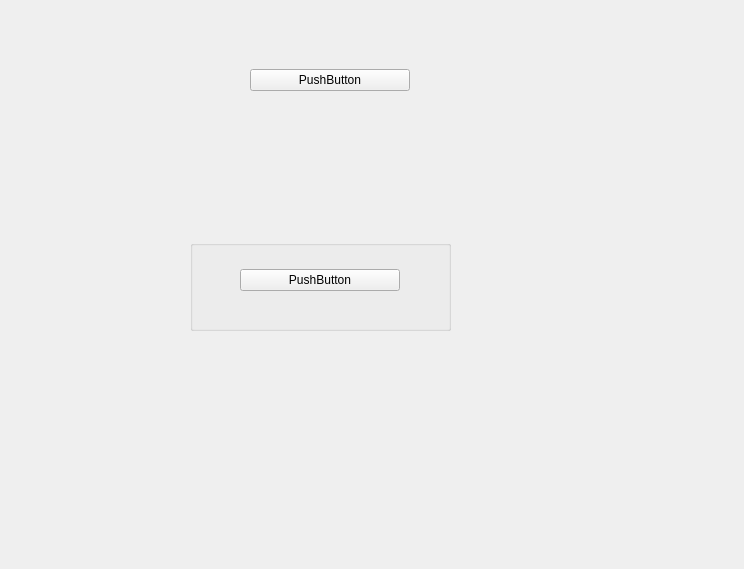
<?xml version="1.0" encoding="UTF-8"?>
<ui version="4.0">
 <class>SmartGo</class>
 <widget class="QWidget" name="SmartGo">
  <property name="geometry">
   <rect>
    <x>0</x>
    <y>0</y>
    <width>744</width>
    <height>569</height>
   </rect>
  </property>
  <property name="windowTitle">
   <string>快速启动</string>
  </property>
  <property name="windowIcon">
   <iconset>
    <normalon>C:/Users/big/.designer/backup/res/go.jpg</normalon>
   </iconset>
  </property>
  <widget class="QWidget" name="verticalLayoutWidget">
   <property name="geometry">
    <rect>
     <x>10</x>
     <y>10</y>
     <width>111</width>
     <height>321</height>
    </rect>
   </property>
   <layout class="QVBoxLayout" name="vl_main"/>
  </widget>
  <widget class="QWidget" name="horizontalLayoutWidget">
   <property name="geometry">
    <rect>
     <x>550</x>
     <y>20</y>
     <width>111</width>
     <height>331</height>
    </rect>
   </property>
   <layout class="QHBoxLayout" name="hl_main"/>
  </widget>
  <widget class="QGroupBox" name="gb_apps">
   <property name="geometry">
    <rect>
     <x>190</x>
     <y>240</y>
     <width>261</width>
     <height>91</height>
    </rect>
   </property>
   <property name="title">
    <string/>
   </property>
   <widget class="QWidget" name="horizontalLayoutWidget_3">
    <property name="geometry">
     <rect>
      <x>50</x>
      <y>20</y>
      <width>160</width>
      <height>41</height>
     </rect>
    </property>
    <layout class="QHBoxLayout" name="hl_apps">
     <item>
      <widget class="QPushButton" name="pb_app_1">
       <property name="text">
        <string>PushButton</string>
       </property>
      </widget>
     </item>
    </layout>
   </widget>
  </widget>
  <widget class="QWidget" name="gridLayoutWidget">
   <property name="geometry">
    <rect>
     <x>250</x>
     <y>40</y>
     <width>160</width>
     <height>80</height>
    </rect>
   </property>
   <layout class="QGridLayout" name="gl_groups">
    <item row="0" column="0">
     <widget class="QPushButton" name="pb_order_1">
      <property name="text">
       <string>PushButton</string>
      </property>
     </widget>
    </item>
   </layout>
  </widget>
 </widget>
 <resources/>
 <connections>
  <connection>
   <sender>pb_order_1</sender>
   <signal>clicked()</signal>
   <receiver>SmartGo</receiver>
   <slot>slot1()</slot>
   <hints>
    <hint type="sourcelabel">
     <x>449</x>
     <y>169</y>
    </hint>
    <hint type="destinationlabel">
     <x>578</x>
     <y>179</y>
    </hint>
   </hints>
  </connection>
  <connection>
   <sender>pb_app_1</sender>
   <signal>clicked()</signal>
   <receiver>SmartGo</receiver>
   <slot>slot2()</slot>
   <hints>
    <hint type="sourcelabel">
     <x>464</x>
     <y>350</y>
    </hint>
    <hint type="destinationlabel">
     <x>564</x>
     <y>483</y>
    </hint>
   </hints>
  </connection>
 </connections>
 <slots>
  <slot>slot1()</slot>
  <slot>slot2()</slot>
  <slot>slot3()</slot>
 </slots>
</ui>
